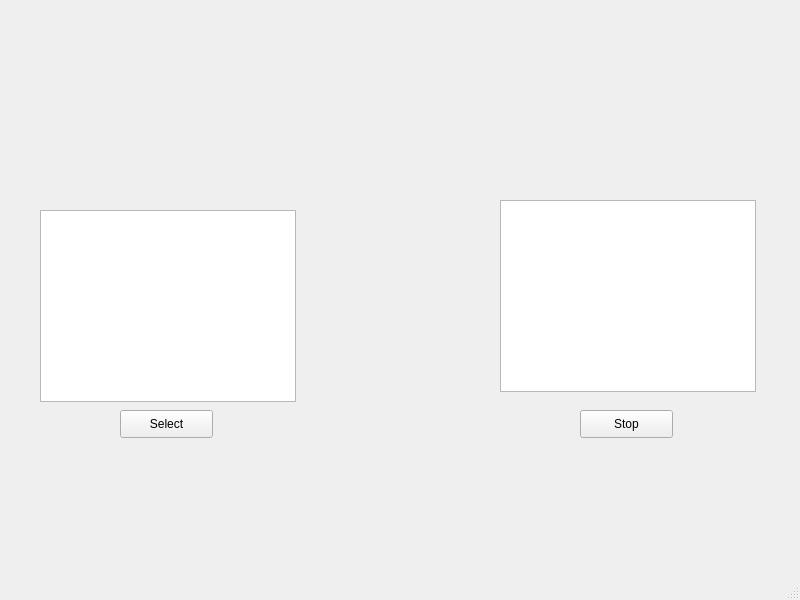
<?xml version="1.0" encoding="UTF-8"?>
<ui version="4.0">
 <class>MainWindow</class>
 <widget class="QMainWindow" name="MainWindow">
  <property name="geometry">
   <rect>
    <x>0</x>
    <y>0</y>
    <width>800</width>
    <height>600</height>
   </rect>
  </property>
  <property name="windowTitle">
   <string>MainWindow</string>
  </property>
  <widget class="QWidget" name="centralwidget">
   <widget class="QPushButton" name="SelectButton">
    <property name="geometry">
     <rect>
      <x>120</x>
      <y>410</y>
      <width>93</width>
      <height>28</height>
     </rect>
    </property>
    <property name="text">
     <string>Select</string>
    </property>
   </widget>
   <widget class="QPushButton" name="stopButton">
    <property name="geometry">
     <rect>
      <x>580</x>
      <y>410</y>
      <width>93</width>
      <height>28</height>
     </rect>
    </property>
    <property name="text">
     <string>Stop</string>
    </property>
   </widget>
   <widget class="QListView" name="problemsList">
    <property name="geometry">
     <rect>
      <x>40</x>
      <y>210</y>
      <width>256</width>
      <height>192</height>
     </rect>
    </property>
   </widget>
   <widget class="QListView" name="bestSolutionView">
    <property name="geometry">
     <rect>
      <x>500</x>
      <y>200</y>
      <width>256</width>
      <height>192</height>
     </rect>
    </property>
   </widget>
  </widget>
  <widget class="QMenuBar" name="menubar">
   <property name="geometry">
    <rect>
     <x>0</x>
     <y>0</y>
     <width>800</width>
     <height>26</height>
    </rect>
   </property>
  </widget>
  <widget class="QStatusBar" name="statusbar"/>
 </widget>
 <resources/>
 <connections/>
</ui>
